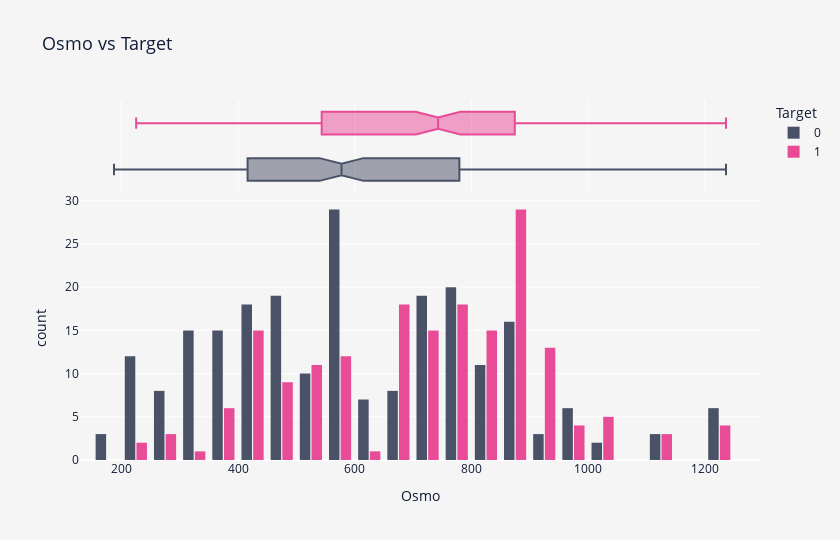

The code cell stored with this chart in its notebook:
### Markdown cell above
<p style="
    font-size: 20px;
    font-family: 'JetBrains Mono';
    border-bottom: 3px solid #01CBEE;
">
    <b>Notes</b> 📜
</p>

<ul style="
    font-size: 16px;
    font-family: 'JetBrains Mono';
    margin-left: 8px;
    margin-right: 8px;
">
    <li>Regarding <code>Ph</code>, it's hard to say whether lower or higher values are related to kidney presence.</li>
</ul>

### Code cell
fig = px.histogram(
    train,
    x="Osmo",
    color="Target",
    color_discrete_sequence=["#101B37", "#E41376"],
    marginal="box",
    barmode="group",
    hover_data=train.columns,
    height=540,
    width=840,
    title="Osmo vs Target",
)
fig.update_layout(
    font_color=FONT_COLOR,
    title_font_size=18,
    plot_bgcolor=BACKGROUND_COLOR,
    paper_bgcolor=BACKGROUND_COLOR,
    bargap=0.2,
    bargroupgap=0.1,
)
fig.update_traces(opacity=0.75)
fig.show()

### Figure 1 — Plotly figure (JSON) as saved in the notebook; plotly's stock layout.template omitted (floating-point values rounded to 4 significant figures; data arrays with more than 128 entries replaced by an {"elided": "..."} marker saying what was removed)
{"data": [{"alignmentgroup": "True", "bingroup": "x", "hovertemplate": "Target=0<br>Osmo=%{x}<br>count=%{y}<extra></extra>", "legendgroup": "0", "marker": {"color": "#101B37", "pattern": {"shape": ""}}, "name": "0", "offsetgroup": "0", "opacity": 0.75, "orientation": "v", "showlegend": true, "type": "histogram", "x": {"elided": "230 int values"}, "xaxis": "x", "yaxis": "y"}, {"alignmentgroup": "True", "customdata": {"elided": "230x6 float values"}, "hovertemplate": "Target=%{customdata[5]}<br>Osmo=%{x}<br>Gravity=%{customdata[0]}<br>Ph=%{customdata[1]}<br>Cond=%{customdata[2]}<br>Urea=%{customdata[3]}<br>Calc=%{customdata[4]}<extra></extra>", "legendgroup": "0", "marker": {"color": "#101B37"}, "name": "0", "notched": true, "offsetgroup": "0", "opacity": 0.75, "showlegend": false, "type": "box", "x": {"elided": "230 int values"}, "xaxis": "x2", "yaxis": "y2"}, {"alignmentgroup": "True", "bingroup": "x", "hovertemplate": "Target=1<br>Osmo=%{x}<br>count=%{y}<extra></extra>", "legendgroup": "1", "marker": {"color": "#E41376", "pattern": {"shape": ""}}, "name": "1", "offsetgroup": "1", "opacity": 0.75, "orientation": "v", "showlegend": true, "type": "histogram", "x": {"elided": "184 int values"}, "xaxis": "x", "yaxis": "y"}, {"alignmentgroup": "True", "customdata": {"elided": "184x6 float values"}, "hovertemplate": "Target=%{customdata[5]}<br>Osmo=%{x}<br>Gravity=%{customdata[0]}<br>Ph=%{customdata[1]}<br>Cond=%{customdata[2]}<br>Urea=%{customdata[3]}<br>Calc=%{customdata[4]}<extra></extra>", "legendgroup": "1", "marker": {"color": "#E41376"}, "name": "1", "notched": true, "offsetgroup": "1", "opacity": 0.75, "showlegend": false, "type": "box", "x": {"elided": "184 int values"}, "xaxis": "x2", "yaxis": "y2"}], "layout": {"bargap": 0.2, "bargroupgap": 0.1, "barmode": "group", "font": {"color": "#101B37"}, "height": 540, "legend": {"title": {"text": "Target"}, "tracegroupgap": 0}, "paper_bgcolor": "#F6F5F5", "plot_bgcolor": "#F6F5F5", "title": {"font": {"size": 18}, "text": "Osmo vs Target"}, "width": 840, "xaxis": {"anchor": "y", "domain": [0, 1], "title": {"text": "Osmo"}}, "xaxis2": {"anchor": "y2", "domain": [0, 1], "matches": "x", "showgrid": true, "showticklabels": false}, "yaxis": {"anchor": "x", "domain": [0, 0.7326], "title": {"text": "count"}}, "yaxis2": {"anchor": "x2", "domain": [0.7426, 1], "matches": "y2", "showgrid": false, "showline": false, "showticklabels": false, "ticks": ""}}}
